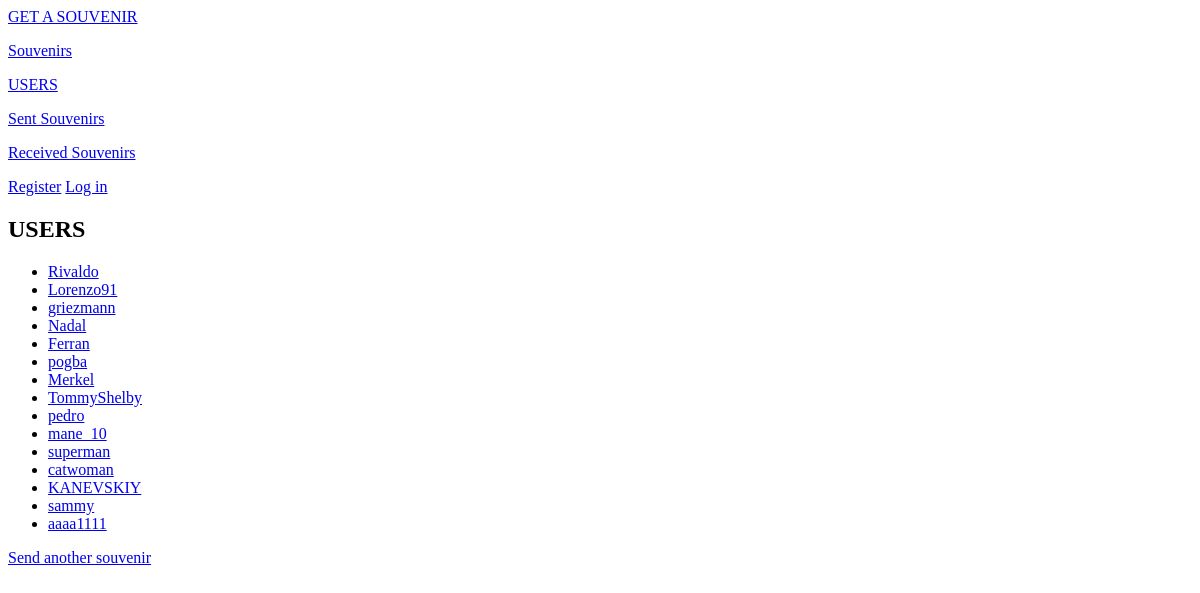
The app's page /user_infos/, older data.
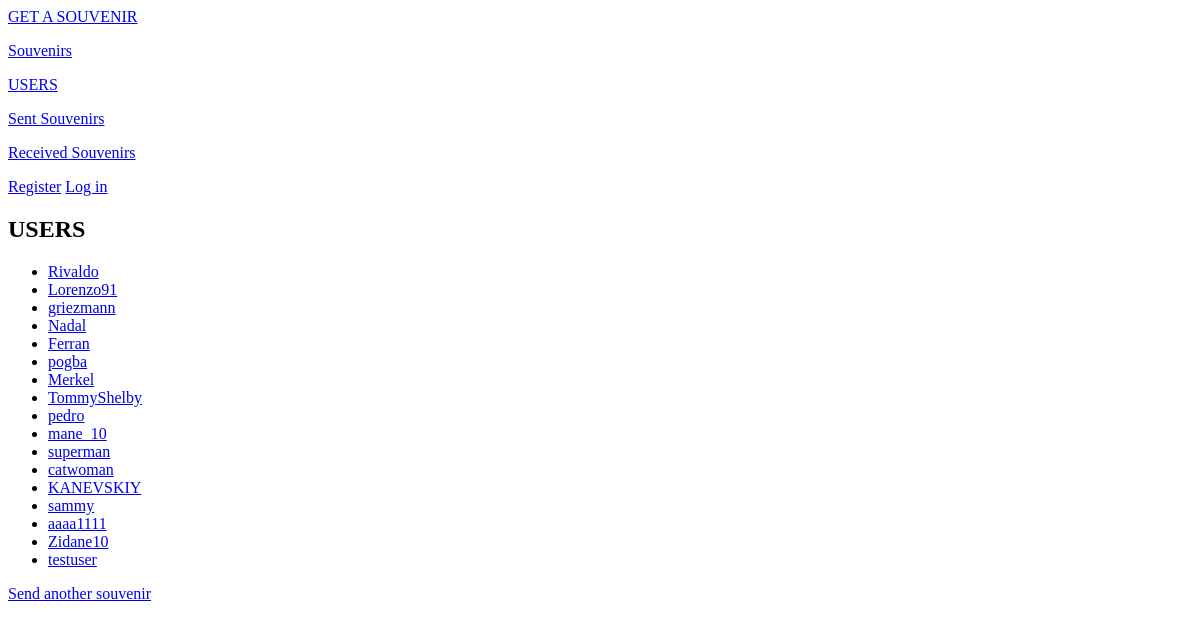
The same page, newer data.
### souvenirs_app/models.py (models this page shows, shortened)
class UserInfo(models.Model):
    username = models.OneToOneField(User, on_delete=models.PROTECT, primary_key=True)
    slug = models.SlugField(max_length=30, verbose_name='URL')
    avatar = models.ImageField(upload_to='avatars/', default='no-avatar.jpg', null=True, blank=True)
    sex = models.CharField(max_length=6, choices=(('MALE', 'male'), ('FEMALE', 'female')))
    date_of_birthday = models.DateField(null=True, blank=True)
    country = models.ForeignKey(Country, on_delete=models.PROTECT, related_name='userinfo', unique=False)
    city = models.CharField(max_length=30)
    address = models.TextField(max_length=200)
    about = models.TextField(max_length=500, null=True, blank=True)
    def get_absolute_url(self):
        return reverse('souvenirs_app:user_info', kwargs={'user_info_slug': self.slug})
    class Meta:
        verbose_name = 'User_information'
        verbose_name_plural = 'User_informations'

### souvenirs_app/views.py (the view)
# urls.py: path('user_infos/', views.UserInfoListView.as_view(), name='user_infos'),
class UserInfoListView(ListView):
    model = UserInfo
    template_name = 'souvenirs_app/user_infos.html'
    context_object_name = 'user_infos'

### souvenirs_app/templates/souvenirs_app/user_infos.html
{% extends 'souvenirs_app/base.html' %}
{% block content %}
    <h2>USERS</h2>
    <ul>
        {% for user_info in user_infos %}
            <li><a href="{{ user_info.get_absolute_url }}">{{ user_info.username }}</a></li>
        {% empty %}
            <li>No user have been register yet</li>
        {% endfor %}
    </ul>
    <a href="{% url 'souvenirs_app:create_souvenir' %}">Send another souvenir</a>
{% endblock content %}

Row changes from the older to the newer data that the page shows:
added UserInfo: username "Zidane10"
added UserInfo: username "testuser"
